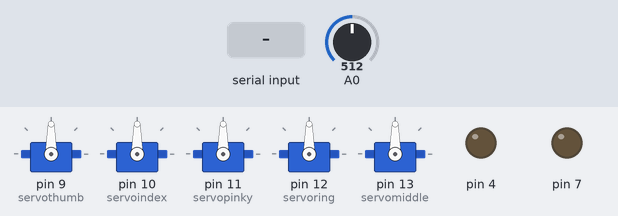
This sketch was run on a simulated Arduino Uno, built with avr-gcc and run on an emulated ATmega328P. On the bench: 5 × servo, output pins drawn as LEDs (lit = HIGH). The test bench sets the inputs (shaded band); at power-on: A0 = 512. What the sketch prints to the serial monitor is not drawn.

Above: at 1.7 s.
1.8 s: "90,45,200\n" received over Serial
At 3.8 s:
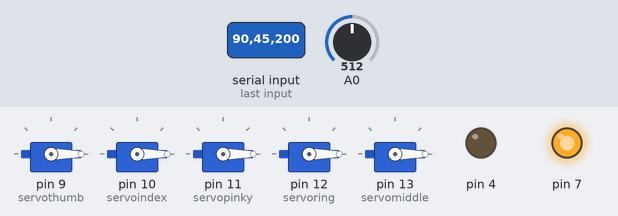
4.3 s: "30,150,10\n" received over Serial
At 5.6 s:
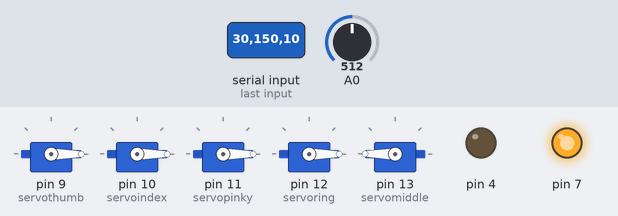
6.8 s: "90,45,200,10\n" received over Serial
At 8.8 s:
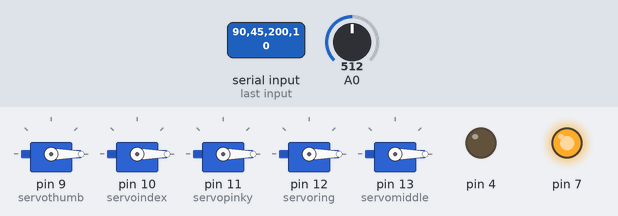
Timing chart, 0 to 10.3 s (numbered marks = the images above; inputs shaded):
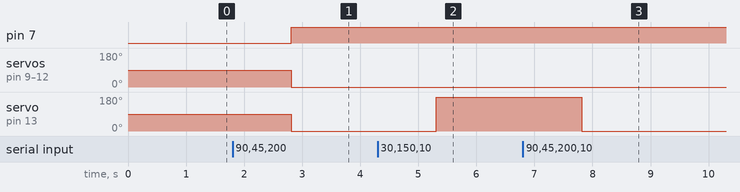

The sketch:

WORKING.ino
```cpp
#include <Servo.h>

Servo servothumb;
Servo servoindex;
Servo servomiddle;
Servo servoring;
Servo servopinky;

char number[50];
char c;
int state = 0;
String myStringRec;
int stringCounter = 0;
bool stringCounterStart = false;
String myRevivedString;
int stringLength = 6;

int servoPinky, servoMiddle, servoIndex, servoThumb, servoRing;
int myVals[] = { 0, 0, 0, 0, 0 };

int myButton = 1;
bool portable;

void setup() {

  Serial.begin(9600);
  servothumb.attach(9);
  pinMode(7, OUTPUT);
  pinMode(4, OUTPUT);

  servoindex.attach(10);
  servopinky.attach(11);
  servoring.attach(12);
  servomiddle.attach(13);
  myButton = analogRead(A0);
  delay(500);
  if (myButton == 0) {
    portable = false;
  } else {
    portable = true;
  }
}

void loop() {

  myButton = analogRead(A0);
  if (portable != true) {
    if (myButton == 0) {
      // allOFF();}
    } else {
    }  // allON();}
  } else {
    Serial.println("inels");
    receiveData();
  }
}

void allON() {

  servopinky.write(180);
  servoindex.write(180);
  servomiddle.write(180);
  servothumb.write(180);
  servoring.write(180);
}


void allOFF() {

  servopinky.write(0);
  servoindex.write(0);
  servomiddle.write(0);
  servothumb.write(0);
  servoring.write(0);
}


int receiveData() {
  int i = 0;
  int p = 0;
  while (Serial.available()) {

    myRevivedString = Serial.readString();

    // if (c == '$') {
    // stringCounterStart = true;
    // }
    // if (stringCounterStart == true )
    // {
    //   if (stringCounter < stringLength)
    //   {
    //     myRevivedString = String(myRevivedString + c);
    //     stringCounter++;
    //   }
    // if (stringCounter >= stringLength) {
    // stringCounter = 0; stringCounterStart = false;
    Serial.println("here");
    servoPinky = myRevivedString.substring(1, 2).toInt();
    servoRing = myRevivedString.substring(2, 3).toInt();
    servoMiddle = myRevivedString.substring(3, 4).toInt();
    servoIndex = myRevivedString.substring(4, 5).toInt();
    servoThumb = myRevivedString.substring(5, 6).toInt();
    // Serial.print(servoPinky);
    // Serial.print(" ");
    // Serial.print(servoRing);
    // Serial.print(" ");
    // Serial.print(servoMiddle);
    // Serial.print(" ");
    // Serial.print(servoIndex);
    // Serial.print(" ");
    // Serial.println(servoThumb);
    if (servoPinky == 1) {
      servopinky.write(180);
    } else {
      servopinky.write(0);
    }
    if (servoIndex == 1) {
      servoindex.write(180);
    } else {
      servoindex.write(0);
    }
    if (servoMiddle == 1) {
      servomiddle.write(180);
    } else {
      servomiddle.write(0);
    }
    if (servoThumb == 1) {
      servothumb.write(180);
        digitalWrite(4, HIGH);
    } else {
      servothumb.write(0);
      digitalWrite(7, HIGH);
    }
    if (servoRing == 1) {
      servoring.write(180);
    } else {
      servoring.write(0);
    }
    Serial.println("writtten");
    // delay(1000);
    // digitalWrite(7, LOW);
  }
  // digitalWrite(4, HIGH);
  // delay(5000);
  // digitalWrite(4, LOW);
  myRevivedString = "";
  return p;
  // }
}
```

Measured:
- after the input at 1.8 s, pin 7: LOW → HIGH after 1.0 s; servo on pin 9 (servothumb), servo on pin 10 (servoindex), servo on pin 11 (servopinky), servo on pin 12 (servoring), servo on pin 13 (servomiddle): 90° → 0° after 1.0 s
- after the input at 4.3 s, servo on pin 13 (servomiddle): 0° → 180° after 1.0 s
- after the input at 6.8 s, servo on pin 13 (servomiddle): 180° → 0° after 1.0 s
